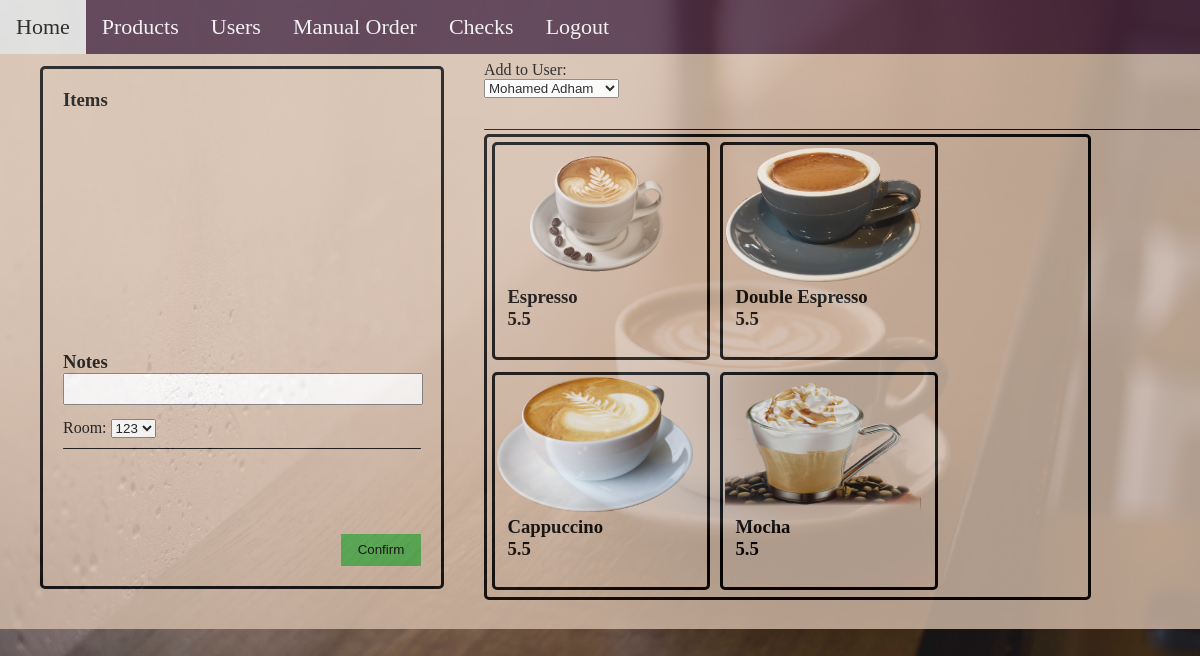
The page /admin/addOrderToUser.php (signed in) on the database its author committed.
### tables this page shows
CREATE TABLE product (product_id INT AUTO_INCREMENT PRIMARY KEY, product_name VARCHAR(50) UNIQUE NOT NULL, product_img VARCHAR(200), price FLOAT NOT NULL, available VARCHAR(20) NOT NULL, category_id INT NOT NULL, FOREIGN KEY (category_id) REFERENCES category(category_id) ON DELETE CASCADE);

### databaseFunction/DatabaseFunctions.php (called while the page is built, shortened)
<?php
class Database {
    public $connection;
    public function __construct($dbhost='localhost', $dbuser='shaki1', $dbpass='shaki1', $dbname='cafedb')
    {
        try {
            $dsn = "mysql:dbname=".$dbname.";host=".$dbhost.";";
            $this->connection = new PDO($dsn, $dbuser, $dbpass);
            $this->connection->setAttribute(PDO::ATTR_ERRMODE, PDO::ERRMODE_EXCEPTION);
        }
        catch(PDOException $e) {
            echo $dsn."<br>" . $e->getMessage();
        }
    }
    public function closeDBConnection() {
        $this->connection = null;
    }
    public function getAllProducts()
    {
        $sql = "SELECT product_name, price, product_img, product_id,available FROM product;";
        $stmt = $this->connection->prepare($sql);
        $stmt->execute();
        $allProducts = $stmt->fetchAll();
        return $allProducts;
    }
    public function getAllUsers()
    {
        $sql = "SELECT user_id, user_name, room, profile_pic, ext FROM user;";
        $stmt = $this->connection->prepare($sql);
        $stmt->execute();
        $allUsers = $stmt->fetchAll();
        return $allUsers;
    }
    public function getAllRooms()
    {
        $sql = "SELECT DISTINCT room FROM user;";
        $stmt = $this->connection->prepare($sql);
        $stmt->execute();
        $allRooms = $stmt->fetchAll();
        return $allRooms;
    }
}
?>

### admin/addOrderToUser.php (the view, shortened to what this page needs)
<?php
require_once('../databaseFunction/DatabaseFunctions.php');
function getUsers()
 {
    $db = new Database("localhost",$DBUserName,$DBPassword, "cafedb");
    $GLOBALS[$users] = $db->getAllUsers();
    renderUsers($GLOBALS[$users]);
}
function renderUsers($users)
{
    foreach ($users as $user) {
        if($user['user_id'] == 1)
        continue;
        echo "<option value=\"".$user['user_id']."\">".$user['user_name']."</option>";
    }
}
function getRooms()
{
    $db = new Database("localhost",$DBUserName,$DBPassword, "cafedb");
    $GLOBALS[$rooms] = $db->getAllRooms();
    renderRooms($GLOBALS[$rooms]);
}
function renderRooms($rooms)
{
    foreach ($rooms as $room) {
        echo "<option value=\"".$room['room']."\">".$room['room']."</option>";
    }
}
function getProducts()
{
    $db = new Database("localhost", $DBUserName, $DBPassword, "cafedb");
    $products = $db->getAllProducts();
    renderProducts($products);
}
function renderProducts($products)
{
    foreach ($products as $product) {
        echo "<div class=\"productHolder\" >";
        echo "<img src=\"../imag/".$product['product_img']."\" >";
        echo "<div class=\"priceHolder\">";
        echo "<h3>".$product['product_name']."<h3/>";
        echo "<h3>".$product['price']."<h3/>";
        echo "</div>";
        echo "</div>";
    }
}
?>
<!DOCTYPE Html>
<html>
<?php  include "../adminHeader.php";?>
<div class="mainContent" style="background-color:#D5BDAA;">
    <div class="addOrderForm">
            <h3>Items</h3>
            <div class="orderedItems">
            </div>
            <h3>Notes</h3>
            <textarea name="orderNotes" id="notes"></textarea><br>
            <label for="rooms">Room:</label>
            <select name="rooms" id="rooms">
            <?php getRooms();?>
            </select>
            <br>
            <div class="total">
            </div>
            <input type="submit" value="Confirm" class="confirmOrder">
    </div>
    <div class="orderOptions">
        <div class="usersCBox">
            <label for="users">Add to User:</label><br>
            <select name="users" id="users">
                <?php getUsers();?>
            </select>
        </div>
        <div class="products">
            <?php getProducts();?>
        </div>
    </div>
</div>
</body>
</html>

### CSS/header.css (style rules this page uses)
* { margin:0; padding:0; }
body { height: 100%; font-family: "inherit;"; background-image: url("../imag/coffee.jpeg"); background-repeat: no-repeat; background-size: 100%; background-color:#D5BDAA ; opacity: 0.8; }

### CSS/form.css (style rules this page uses)
* { margin:0; padding:0; }
body { height: 100vh; font-family: "inherit;"; background-image:url("../imag/coffee.jpeg") ; background-repeat: no-repeat; background-size: 100%; background-color:#D5BDAA ; opacity: 0.8; }

### CSS/styleAddOrderToUser.css (style rules this page uses)
.orderedItems { height: 15rem; width: auto; overflow-y: scroll; }
.addOrderForm { flex-direction: column; justify-content: center; border: solid; border-color: black; border-radius: 5px; width: 30%; height: 250%; margin: 40px; padding: 20px; margin-top: 1%; }
textarea { width: 100%; height: 20%; margin-bottom: 10px; resize: none; }
.confirmOrder { width: 5rem; height: 2rem; float: right; margin-top: 3rem; background-color: rgba(76, 175, 80,1); color: black; border: 2px solid rgba(76, 175, 80,1); }
.total { height: 2rem; }
.mainContent { display: flex; flex-direction: row; width: 100%; }
.orderOptions { width: 60%; flex-direction: column; }
.usersCBox { margin-top: 1%; height: 10%; }
.products { display: flex; flex-direction: row; flex-wrap: wrap; border: solid; height: 80%; width: 84%; border-radius: 5px; }
.productHolder { margin: 5px; padding: 2px; width: 13rem; height: 13rem; border: solid; border-radius: 5px; }
img { border-radius: 5px; width: 94%; height: 65%; }
.priceHolder { border-radius: 5px; width: 94%; height: 20%; border-radius: 5px; margin-left: 5%;; }

### rows shown on the page
product: product_img (picture), product_name "Espresso", price "5.5"
product: product_img (picture), product_name "Double Espresso", price "5.5"
product: product_img (picture), product_name "Cappuccino", price "5.5"
product: product_img (picture), product_name "Mocha", price "5.5"

### other values the page prints
form field rooms "123"
form field users "Mohamed Adham"
